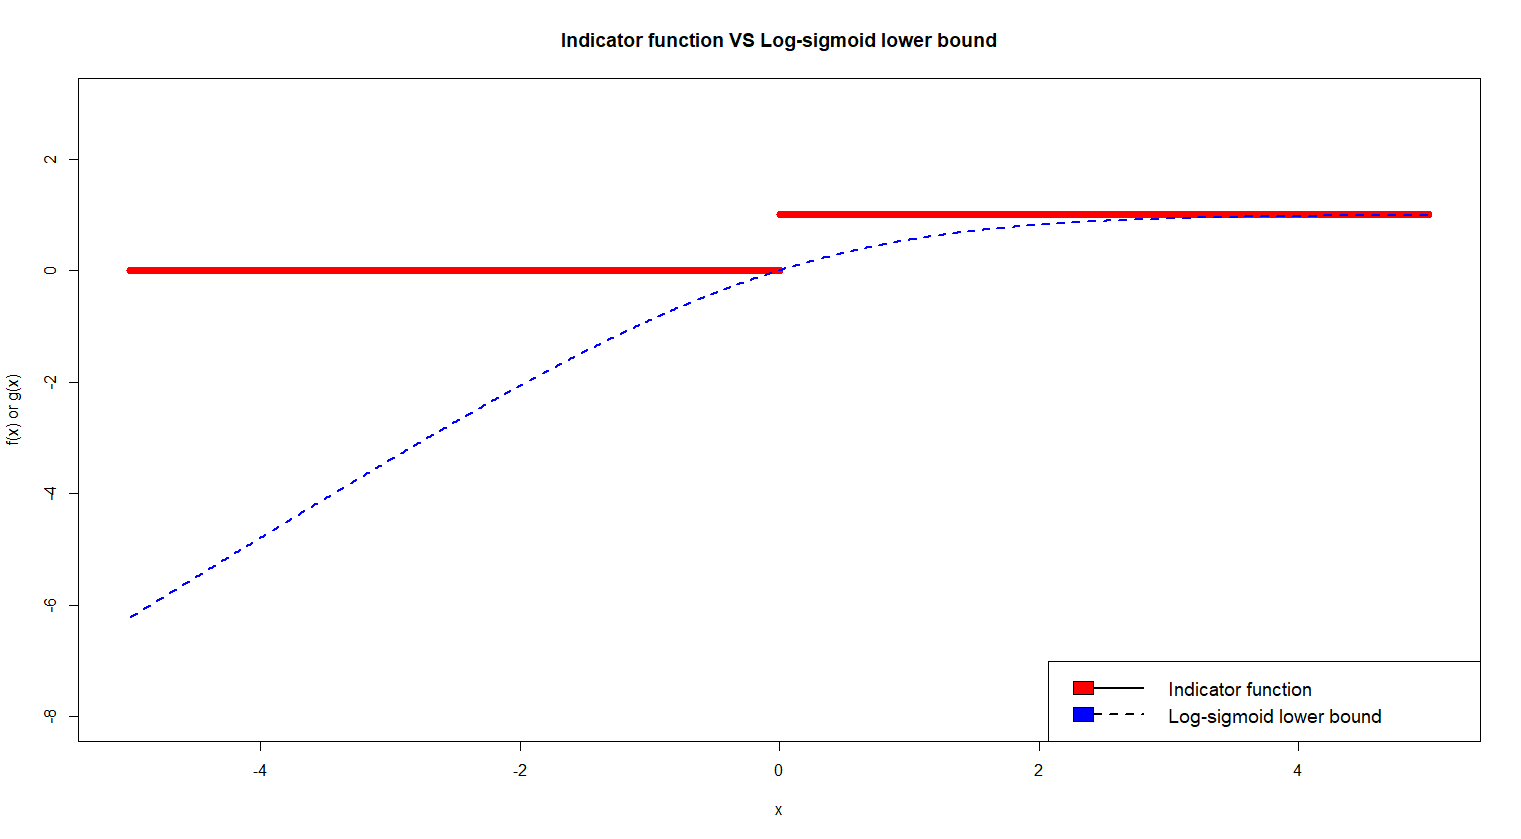

The script that drew this image:
x <- seq(-5,5,0.01)
f <- function(x) {ifelse(x>0, 1, 0)}
sig <- function(x) {1/(1+exp(-x))}
g <- function(x) {1+(log(sig(x))/log(2))}
plot(x,f(x),xlim=c(-5,5),ylim=c(-8,3),col="red",lwd=2,lty=1,xlab="x",ylab="f(x) or g(x)",
     main="Indicator function VS Log-sigmoid lower bound")
lines(x,g(x),col="blue",lwd=2,lty=2)
legend("bottomright",legend=c("Indicator function","Log-sigmoid lower bound"),
       fill=c("red","blue"),lwd=c(2,2),lty=c(1,2),cex=1.2)
